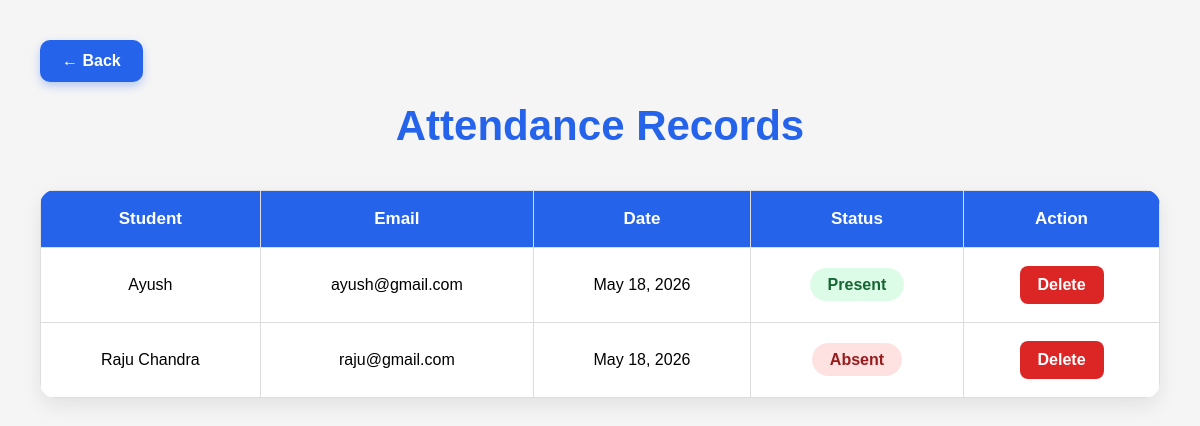
Page /attendance-records/ on the earlier database version.
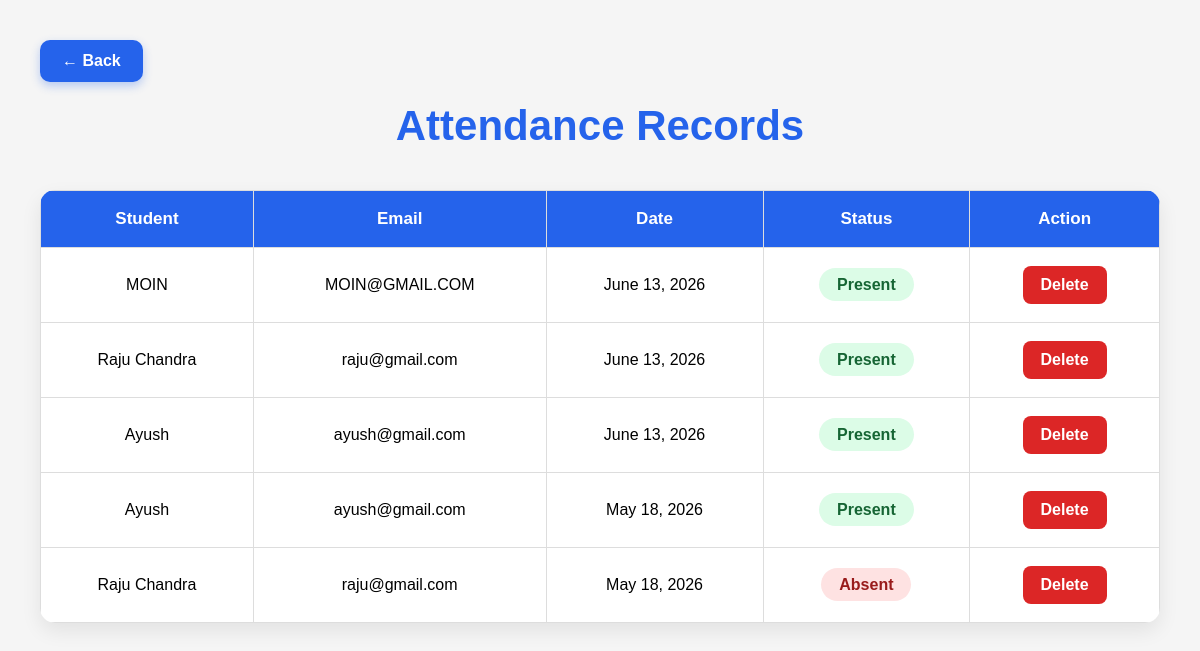
Same page on the later database version.
### core/models.py (models this page shows, shortened)
class Attendance(models.Model):
    student = models.ForeignKey(Register,on_delete=models.CASCADE)
    date = models.DateField(auto_now_add=True)
    status = models.CharField(max_length=20)

class Register(models.Model):
    ROLE_CHOICES = (
        ('Student','Student'),
        ('Teacher','Teacher'),
    )
    name = models.CharField(max_length=100)
    email = models.EmailField(unique=True)
    phone = models.CharField(max_length=15)
    role = models.CharField(max_length=20, choices=ROLE_CHOICES)
    password = models.CharField(max_length=100)
    address = models.TextField(null=True, blank=True)
    profile_image = models.ImageField(upload_to='profiles/',null=True,blank=True)

### core/views.py (the view)
# urls.py: path('attendance-records/',views.attendance_records,name='attendance_records'),
def attendance_records(request):
    records = Attendance.objects.all().order_by('-date')
    context = {
        'records':records
    }
    return render(request,'attendance_records.html',context)

### templates/attendance_records.html (shortened to what this page needs)
<!DOCTYPE html>
<html lang="en">
<head>
</head>
<body>
    <div class="top-section">
        <a href="/teacher-dashboard/" class="back-btn">
            ← Back
        </a>
    </div>
    <h1>Attendance Records</h1>
    <table>
        <tr>
            <th>Student</th>
            <th>Email</th>
            <th>Date</th>
            <th>Status</th>
            <th>Action</th>
        </tr>
        {% for record in records %}
        <tr>
            <td>{{record.student.name}}</td>
            <td>{{record.student.email}}</td>
            <td>{{record.date}}</td>
            <td>
                {% if record.status == "Present" %}
                    <span class="present">
                        Present
                    </span>
                {% else %}
                    <span class="absent">
                        Absent
                    </span>
                {% endif %}
            </td>
            <td>
                <a href="/delete-attendance/{{record.id}}/"
                   class="delete-btn">
                    Delete
                </a>
            </td>
        </tr>
        {% endfor %}
    </table>
</body>
</html>

### templates/attendance_records.html (style rules this page uses)
* { margin:0; padding:0; box-sizing:border-box; font-family:Arial; }
body { background:#f5f5f5; padding:40px; }
.top-section { margin-bottom:20px; }
.back-btn { background:#2563eb; color:white; padding:12px 22px; text-decoration:none; border-radius:10px; font-size:16px; font-weight:bold; display:inline-block; transition:0.3s; box-shadow:0 4px 10px rgba(37,99,235,0.3); }
h1 { text-align:center; margin-bottom:40px; color:#2563eb; font-size:42px; }
table { width:100%; border-collapse:collapse; background:white; border-radius:15px; overflow:hidden; box-shadow:0 8px 20px rgba(0,0,0,0.08); }
th,td { padding:18px; border:1px solid #ddd; text-align:center; }
th { background:#2563eb; color:white; font-size:17px; }
.present { background:#dcfce7; color:#166534; padding:8px 18px; border-radius:20px; font-weight:bold; }
.absent { background:#fee2e2; color:#991b1b; padding:8px 18px; border-radius:20px; font-weight:bold; }
.delete-btn { background:#dc2626; color:white; padding:10px 18px; border-radius:8px; text-decoration:none; font-weight:bold; transition:0.3s; display:inline-block; }

Differences in the rows shown:
added Attendance: student.name "MOIN", student.email "MOIN@GMAIL.COM", date "June 13, 2026", status "Present"
added Attendance: student.name "Raju Chandra", student.email "raju@gmail.com", date "June 13, 2026", status "Present"
added Attendance: student.name "Ayush", student.email "ayush@gmail.com", date "June 13, 2026", status "Present"
